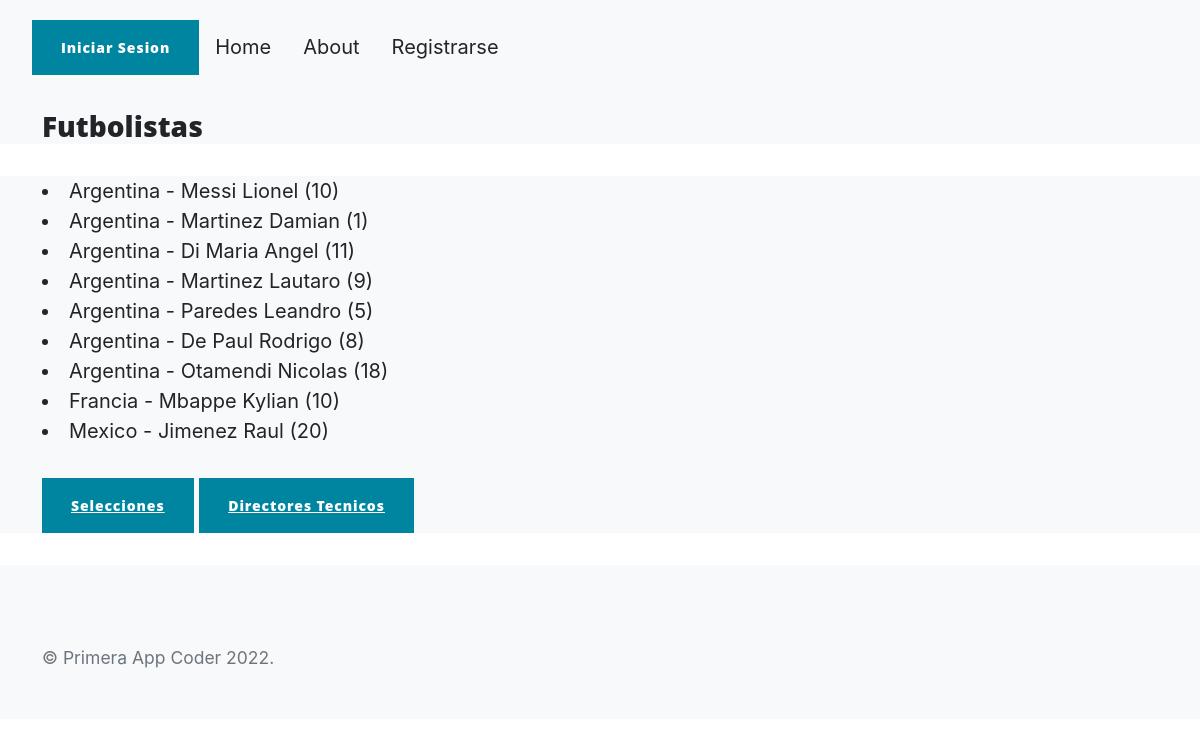
The app's page /futbolistas/ with its own data.
### entregaTeves/models.py (models this page shows, shortened)
class Futbolistas(models.Model):
    nombre = models.CharField(max_length=30)
    apellido = models.CharField(max_length=30)
    dorsal = models.IntegerField()
    pais = models.CharField(max_length=30)

### entregaTeves/views.py (the view)
# urls.py: path('futbolistas/', futbolistas, name = 'futbolistas'),
def futbolistas(request):
    futbolistas = Futbolistas.objects.all().order_by('pais')
    contexto = {"Futbolistas":futbolistas}
    return render(request, 'entregaTeves/futbolistas.html', contexto)

### entregaTeves/Template/entregaTeves/futbolistas.html
{% extends "entregaTeves/padre.html" %}
{% load static %}
{% block section_name %}
<h3> Futbolistas </h3>
{% endblock %}
{% block contenidoQueCambia %}
    {% for f in Futbolistas %}
    <li>{{f.pais}} - {{f.apellido}} {{f.nombre}} ({{f.dorsal}})</li>
{%endfor %}
<p>
    <a class="btn btn-primary btn-xl" href="{% url 'selecciones' %}">Selecciones</a>
    <a class="btn btn-primary btn-xl" href="{% url 'tecnicos' %}">Directores Tecnicos</a>
</p>
{% endblock %}

### entregaTeves/Template/entregaTeves/padre.html (shortened to what this page needs)
{% load static %}
<!DOCTYPE html>
<html lang="en">
        <link href="https://cdnjs.cloudflare.com/ajax/libs/simple-line-icons/2.5.5/css/simple-line-icons.min.css" rel="stylesheet" />
        <link href= '{% static "entregaTeves/css/styles.css" %}'  rel="stylesheet" type="text/css"/>
      <head>
        <nav class="navbar navbar-expand-lg navbar-light bg-light">
            <div>
              <ul class="navbar">
                <a class="btn btn-primary" href="{% url 'accounts/login' %}">Iniciar Sesion </a>
                <li class="navbar">
                  <a class="nav-link" href="{% url 'home' %}">Home </a>
                </li>
                <li class="navbar">
                  <a class="nav-link" href="{% url 'about' %}">About</a>
                </li>
                <li class="navbar">
                  <a class="nav-link" href="{% url 'accounts/signup' %}">Registrarse</a>
                </li>
            </div>
          </nav>
    </head>
   <body>
     <nav class="navbar-light bg-light static-top" >
     <div class="container">
     {% block section_name %}
     {% endblock %}
    </div>
    </nav>
<nav class="navbar-light bg-light static-top">
<div class="container">
{% block contenidoQueCambia %}
{% endblock %}
</div>
</nav>
<footer class="footer bg-light">
<div class="container">
<div class="row">
<div class="col-lg-6 h-100 text-center text-lg-start my-auto">
 <p class="text-muted small mb-4 mb-lg-0">&copy; Primera App Coder 2022.</p>
</div>
</body>
</html>

### records on screen
Futbolistas: pais "Argentina", apellido "Messi", nombre "Lionel", dorsal "10"
Futbolistas: pais "Argentina", apellido "Martinez", nombre "Damian", dorsal "1"
Futbolistas: pais "Argentina", apellido "Di Maria", nombre "Angel", dorsal "11"
Futbolistas: pais "Argentina", apellido "Martinez", nombre "Lautaro", dorsal "9"
Futbolistas: pais "Argentina", apellido "Paredes", nombre "Leandro", dorsal "5"
Futbolistas: pais "Argentina", apellido "De Paul", nombre "Rodrigo", dorsal "8"
Futbolistas: pais "Argentina", apellido "Otamendi", nombre "Nicolas", dorsal "18"
Futbolistas: pais "Francia", apellido "Mbappe", nombre "Kylian", dorsal "10"
Futbolistas: pais "Mexico", apellido "Jimenez", nombre "Raul", dorsal "20"
